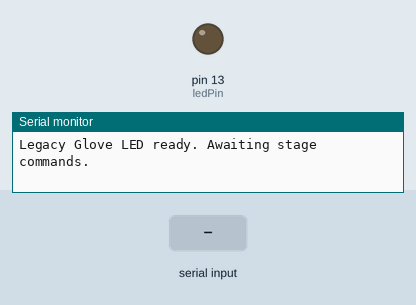
The sketch below on a simulated Arduino Uno, built with avr-gcc and run on an emulated ATmega328P. On the bench: output pins drawn as LEDs (lit = HIGH), the last lines printed to the serial monitor. Dashed ring = blinking. The test bench sets the inputs (shaded band).

Above: at 1.2 s.
1.3 s: "STAGE:CALIBRATE\n" received over Serial
At 1.7 s:
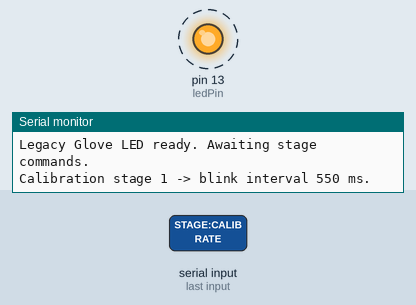
4.3 s: "STAGE:INIT\n" received over Serial
5.8 s: "STAGE:FINISH\n" received over Serial
At 7.9 s:
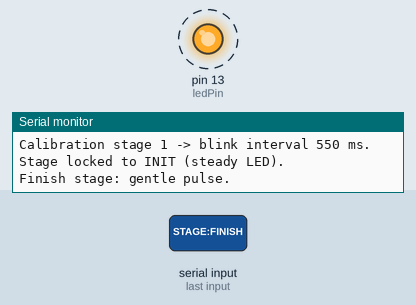
Timing chart, 0 to 14.2 s (numbered marks = the images above; inputs shaded):
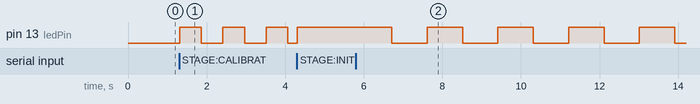

Measured:
- after the input at 1.3 s, pin 13 (ledPin): alternates HIGH for 0.55 s and LOW for 0.55 s, starting at once
- after the input at 5.8 s, pin 13 (ledPin): alternates HIGH for 0.90 s and LOW for 0.90 s, starting after 0.91 s

The sketch:

legacy_glove_led.ino
```cpp
/*
  Legacy Input Companion LED
  --------------------------
  This sketch makes the built-in LED (pin 13) reflect the current stage of the
  performance.  When the glove prompt appears, plug the Arduino in, then send
  one of the commands below via the Serial monitor (9600 baud, newline-delimited).

  Commands:
    STAGE:INIT
      -> steady LED (init dialog stage)
    STAGE:CALIBRATE:STEP=N
      -> blinking LED where the blink rate (and pattern) changes with the
         calibration step number 1..5+ (a higher step makes the blink faster
         and a brief double-flash to show growing anxiety).
    STAGE:FINISH
      -> slow steady pulse to signal completion and calm acceptance.

  The wires on the glove can remain unconnected—this is just a visual cue.
*/

const int ledPin = LED_BUILTIN;

enum StageState {
  STAGE_IDLE,
  STAGE_INIT,
  STAGE_CALIBRATION,
  STAGE_FINISH
};

StageState currentStage = STAGE_IDLE;
unsigned long blinkInterval = 500;
unsigned long lastToggle = 0;
bool ledModeOn = false;
int calibrationStep = 0;

void setup() {
  pinMode(ledPin, OUTPUT);
  Serial.begin(9600);
  Serial.println("Legacy Glove LED ready. Awaiting stage commands.");
  digitalWrite(ledPin, LOW);
}

void loop() {
  handleSerial();
  updateLed();
}

void handleSerial() {
  if (Serial.available() == 0) {
    return;
  }
  String line = Serial.readStringUntil('\n');
  line.trim();
  if (line.length() == 0) {
    return;
  }
  if (line.equalsIgnoreCase("STAGE:INIT")) {
    enterInitStage();
  } else if (line.startsWith("STAGE:CALIBRATE")) {
    enterCalibrationStage(line);
  } else if (line.equalsIgnoreCase("STAGE:FINISH")) {
    enterFinishStage();
  }
}

void enterInitStage() {
  currentStage = STAGE_INIT;
  ledModeOn = true;
  digitalWrite(ledPin, HIGH);
  Serial.println("Stage locked to INIT (steady LED).");
}

void enterCalibrationStage(const String &command) {
  currentStage = STAGE_CALIBRATION;
  calibrationStep = extractStep(command);
  calibrationStep = constrain(calibrationStep, 1, 8);
  blinkInterval = 600 - calibrationStep * 50;
  if (blinkInterval < 100) {
    blinkInterval = 100;
  }
  ledModeOn = false;
  digitalWrite(ledPin, LOW);
  Serial.print("Calibration stage ");
  Serial.print(calibrationStep);
  Serial.print(" -> blink interval ");
  Serial.print(blinkInterval);
  Serial.println(" ms.");
}

void enterFinishStage() {
  currentStage = STAGE_FINISH;
  blinkInterval = 900;
  ledModeOn = false;
  digitalWrite(ledPin, LOW);
  Serial.println("Finish stage: gentle pulse.");
}

int extractStep(const String &command) {
  int colon = command.indexOf(':', 14); // after "STAGE:CALIBRATE"
  if (colon < 0) {
    return 1;
  }
  String stepValue = command.substring(colon + 1);
  stepValue.trim();
  return stepValue.toInt();
}

void updateLed() {
  unsigned long now = millis();
  switch (currentStage) {
    case STAGE_INIT:
      // LED already steady ON in this stage.
      break;
    case STAGE_CALIBRATION:
      if (now - lastToggle >= blinkInterval) {
        ledModeOn = !ledModeOn;
        digitalWrite(ledPin, ledModeOn ? HIGH : LOW);
        lastToggle = now;
        if (calibrationStep >= 5 && ledModeOn) {
          // quick double-tap for higher steps.
          blinkInterval = max(120UL, blinkInterval - 30);
        }
      }
      break;
    case STAGE_FINISH:
      if (now - lastToggle >= blinkInterval) {
        ledModeOn = !ledModeOn;
        digitalWrite(ledPin, ledModeOn ? HIGH : LOW);
        lastToggle = now;
      }
      break;
    default:
      // Keep LED off until a command arrives.
      digitalWrite(ledPin, LOW);
      break;
  }
}
```
